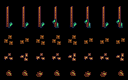

Below is a game level as drawn by its tile map, then a one-line description and the .tmx file that defines it, in full:
An orthogonal 8x5 tile map with 16x16 px tiles, 2 tile layers (Buildings, Front).

<map version="1.10" tiledversion="1.11.2" orientation="orthogonal" renderorder="right-down" width="8" height="5" tilewidth="16" tileheight="16" infinite="0" nextlayerid="7" nextobjectid="1">
 <tileset firstgid="1" name="spring_GardenCrops" tilewidth="16" tileheight="16" tilecount="128" columns="16">
  <image source="spring_GardenCrops.png" width="256" height="128" />
 </tileset>
 <layer id="2" name="Buildings" width="8" height="5">
  <data encoding="csv">
0,0,0,0,0,0,0,0,
25,25,25,26,25,26,25,26,
17,18,17,17,17,18,18,18,
49,50,49,49,50,49,49,50,
58,58,57,58,58,57,57,58
</data>
 </layer>
 <objectgroup id="3" name="Buildings" />
 <layer id="5" name="Front" width="8" height="5">
  <data encoding="csv">
9,9,9,10,9,10,9,10,
0,0,0,0,0,0,0,0,
0,0,0,0,0,0,0,0,
0,0,0,0,0,0,0,0,
0,0,0,0,0,0,0,0
</data>
 </layer>
 <objectgroup id="6" name="Front" />
</map>
